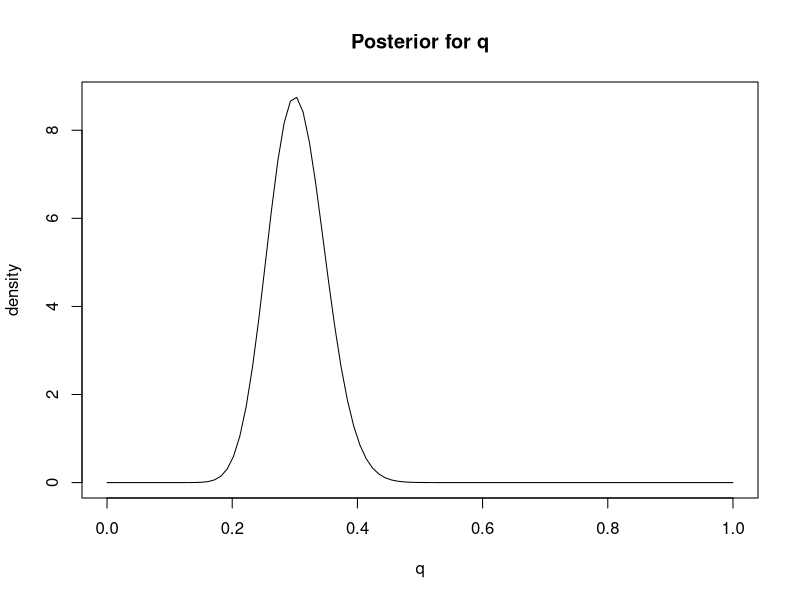

This chart was generated by the following R code:
## ---- chunk 1
knitr::opts_chunk$set(echo = TRUE)
## ---- chunk 2
q <- seq(0,1,length=100)
plot(q, dbeta(q, 31, 71), main = "Posterior for q", ylab = "density", type = "l")
## ---- chunk 3
pbeta(0.4,31,71)
## ---- chunk 4
pbeta(0.4,31,71) - pbeta(0.2,31,71)
## ---- chunk 5
qbeta(0.05,31,71)
## ---- chunk 6
qbeta(0.95,31,71)
## ---- chunk 7
qbeta(0.5, 31, 71)
